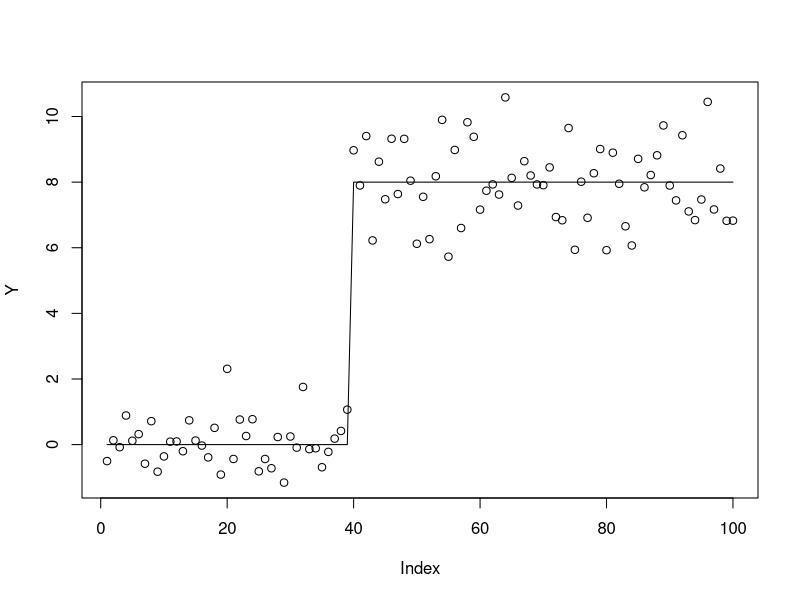
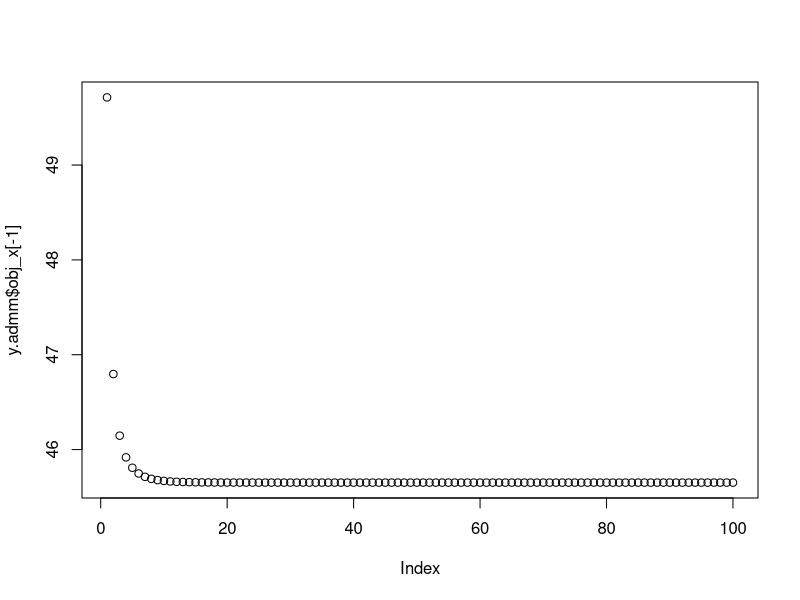
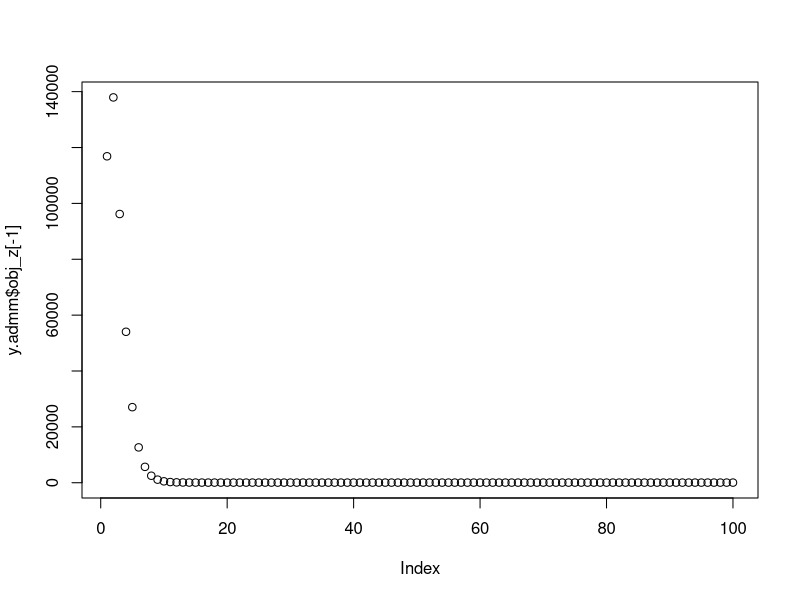
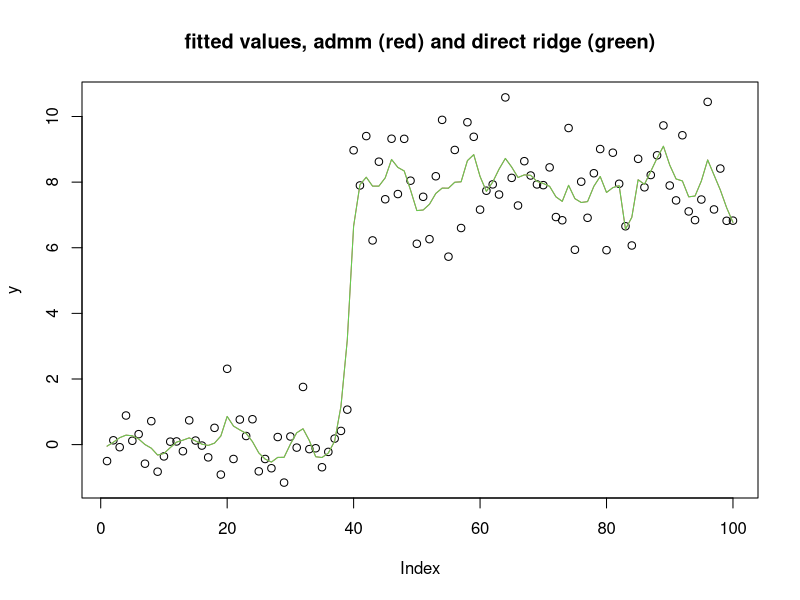
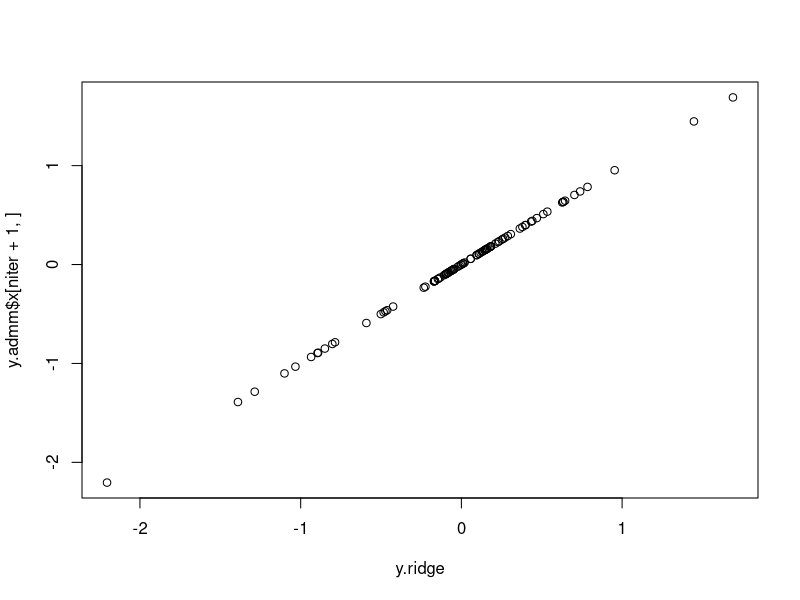

These charts were generated, in order, by the following R code:
## ---- chunk 1
# note that lambda is as vector here
obj_l2 = function(x,y,A,lambda, residual_variance=1){
  (1/(2*residual_variance)) * sum((y- A %*% x)^2) + sum(x^2*lambda)
}
## ---- chunk 2
# Note that allows for non-zero prior mean -- ridge regression is usually 0 prior mean
ridge = function(y,A,prior_variance,prior_mean=rep(0,ncol(A)),residual_variance=1){
  n = length(y)
  p = ncol(A)
  L = chol(t(A) %*% A + (residual_variance/prior_variance)*diag(p))
  b = backsolve(L, t(A) %*% y + (residual_variance/prior_variance)*prior_mean, transpose=TRUE)
  b = backsolve(L, b)
  #b = chol2inv(L) %*% (t(A) %*% y + (residual_variance/prior_variance)*prior_mean)
  return(b)
}
prox_regression = function(x, t, y, A, residual_variance=1){
  ridge(y,A,prior_variance = t,prior_mean = x,residual_variance)
}
## ---- chunk 3
# I use sb2 for the prior variance of regression coefficients. Here it is a vector of variances.
prox_l2_het = function(x,t,lambda){
  prior_prec = 2*lambda # prior precision
  data_prec = 1/t
  return(x * data_prec/(data_prec+prior_prec))
}
## ---- chunk 4
admm_fn = function(y,A,rho,lambda,prox_f=prox_regression, prox_g = prox_l2_het, obj_fn = obj_l2, niter=1000, z_init=NULL){
  p = ncol(A)
  x = matrix(0,nrow=niter+1,ncol=p)
  z = x
  w = x

  if(!is.null(z_init)){
    z[1,] = z_init
  }
  obj_x = rep(0,niter+1)
  obj_z = rep(0,niter+1)
  obj_x[1] = obj_fn(x[1,],y,A,lambda)
  obj_z[1] = obj_fn(z[1,],y,A,lambda)
  
  for(i in 1:niter){
    x[i+1,] = prox_f(z[i,] - w[i,],1/rho,y,A)
    z[i+1,] = prox_g(x[i+1,] + w[i,],1/rho,lambda)
    w[i+1,] = w[i,] + x[i+1,] - z[i+1,]
    obj_x[i+1] = obj_fn(x[i+1,],y,A,lambda) 
    obj_z[i+1] = obj_fn(z[i+1,],y,A,lambda)
  }
  return(list(x=x,z=z,w=w,obj_x=obj_x, obj_z=obj_z))
}
## ---- chunk 5
set.seed(100)
n = 100
p = n
X = matrix(0,nrow=n,ncol=n)
for(i in 1:n){
  X[i:n,i] = 1:(n-i+1)
}
btrue = rep(0,n)
btrue[40] = 8
btrue[41] = -8
Y = X %*% btrue + rnorm(n)

plot(Y)
lines(X %*% btrue)
## ---- chunk 6
y = Y
A = X
niter = 100
lambda = rexp(n)
y.admm = admm_fn(y,A,rho=1,lambda=lambda,niter= niter)
plot(y.admm$obj_x[-1])
plot(y.admm$obj_z[-1])

plot(y,main="fitted values, admm (red) and direct ridge (green)")
lines(A %*% y.admm$x[niter+1,],col=2)

y.ridge = ridge(y,A,prior_variance = 0.5/lambda)
lines(A %*% y.ridge,col=3)

plot(y.ridge,y.admm$x[niter+1,]) 
